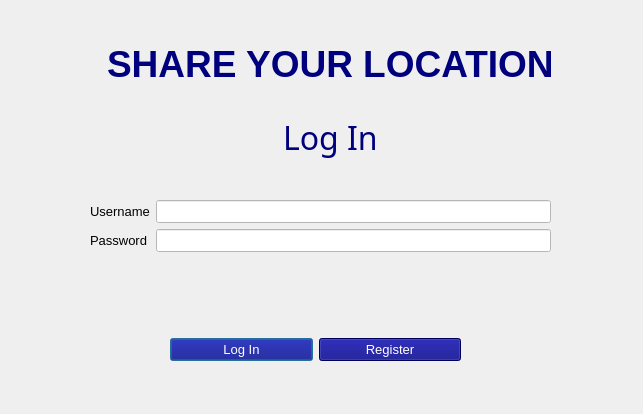
<?xml version="1.0" encoding="UTF-8"?>
<ui version="4.0">
 <class>login</class>
 <widget class="QDialog" name="login">
  <property name="geometry">
   <rect>
    <x>0</x>
    <y>0</y>
    <width>643</width>
    <height>414</height>
   </rect>
  </property>
  <property name="font">
   <font>
    <pointsize>10</pointsize>
   </font>
  </property>
  <property name="windowTitle">
   <string>Share your location - Log In</string>
  </property>
  <property name="styleSheet">
   <string notr="true"/>
  </property>
  <widget class="QWidget" name="verticalLayoutWidget">
   <property name="geometry">
    <rect>
     <x>50</x>
     <y>30</y>
     <width>561</width>
     <height>141</height>
    </rect>
   </property>
   <layout class="QVBoxLayout" name="verticalLayout">
    <item alignment="Qt::AlignHCenter">
     <widget class="QLabel" name="label">
      <property name="font">
       <font>
        <family>Ubuntu</family>
        <pointsize>28</pointsize>
        <weight>75</weight>
        <bold>true</bold>
       </font>
      </property>
      <property name="styleSheet">
       <string notr="true">color: rgb(0, 0, 127);</string>
      </property>
      <property name="text">
       <string>SHARE YOUR LOCATION</string>
      </property>
     </widget>
    </item>
    <item alignment="Qt::AlignHCenter">
     <widget class="QLabel" name="label_2">
      <property name="font">
       <font>
        <family>Source Code Pro</family>
        <pointsize>24</pointsize>
        <weight>9</weight>
        <italic>false</italic>
        <bold>false</bold>
       </font>
      </property>
      <property name="styleSheet">
       <string notr="true">color: rgb(0, 0, 127);
font: 75 24pt &quot;Source Code Pro&quot;;</string>
      </property>
      <property name="text">
       <string>Log In</string>
      </property>
     </widget>
    </item>
   </layout>
  </widget>
  <widget class="QWidget" name="formLayoutWidget">
   <property name="geometry">
    <rect>
     <x>90</x>
     <y>200</y>
     <width>461</width>
     <height>81</height>
    </rect>
   </property>
   <layout class="QFormLayout" name="formLayout">
    <item row="0" column="0">
     <widget class="QLabel" name="label_3">
      <property name="styleSheet">
       <string notr="true">font: 75 10pt &quot;Source Code Pro&quot;;</string>
      </property>
      <property name="text">
       <string>Username</string>
      </property>
     </widget>
    </item>
    <item row="0" column="1">
     <widget class="QLineEdit" name="input_user">
      <property name="styleSheet">
       <string notr="true">font: 75 10pt &quot;Source Code Pro&quot;;
background-color: rgb(255, 255, 255);</string>
      </property>
     </widget>
    </item>
    <item row="1" column="0">
     <widget class="QLabel" name="label_4">
      <property name="styleSheet">
       <string notr="true">font: 75 10pt &quot;Source Code Pro&quot;;</string>
      </property>
      <property name="text">
       <string>Password</string>
      </property>
     </widget>
    </item>
    <item row="1" column="1">
     <widget class="QLineEdit" name="input_password">
      <property name="styleSheet">
       <string notr="true">font: 75 10pt &quot;Source Code Pro&quot;;
background-color: rgb(255, 255, 255);</string>
      </property>
      <property name="echoMode">
       <enum>QLineEdit::Password</enum>
      </property>
     </widget>
    </item>
   </layout>
  </widget>
  <widget class="QWidget" name="horizontalLayoutWidget">
   <property name="geometry">
    <rect>
     <x>170</x>
     <y>310</y>
     <width>291</width>
     <height>80</height>
    </rect>
   </property>
   <layout class="QHBoxLayout" name="horizontalLayout">
    <item>
     <widget class="QPushButton" name="btn_login">
      <property name="styleSheet">
       <string notr="true">font: 75 10pt &quot;Source Code Pro&quot;;
color: rgb(255, 255, 255);
background-color: rgb(0, 0, 127);</string>
      </property>
      <property name="text">
       <string>Log In</string>
      </property>
     </widget>
    </item>
    <item>
     <widget class="QPushButton" name="btn_register">
      <property name="styleSheet">
       <string notr="true">font: 75 10pt &quot;Source Code Pro&quot;;
color: rgb(255, 255, 255);
background-color: rgb(0, 0, 127);</string>
      </property>
      <property name="text">
       <string>Register</string>
      </property>
     </widget>
    </item>
   </layout>
  </widget>
 </widget>
 <resources/>
 <connections/>
</ui>
